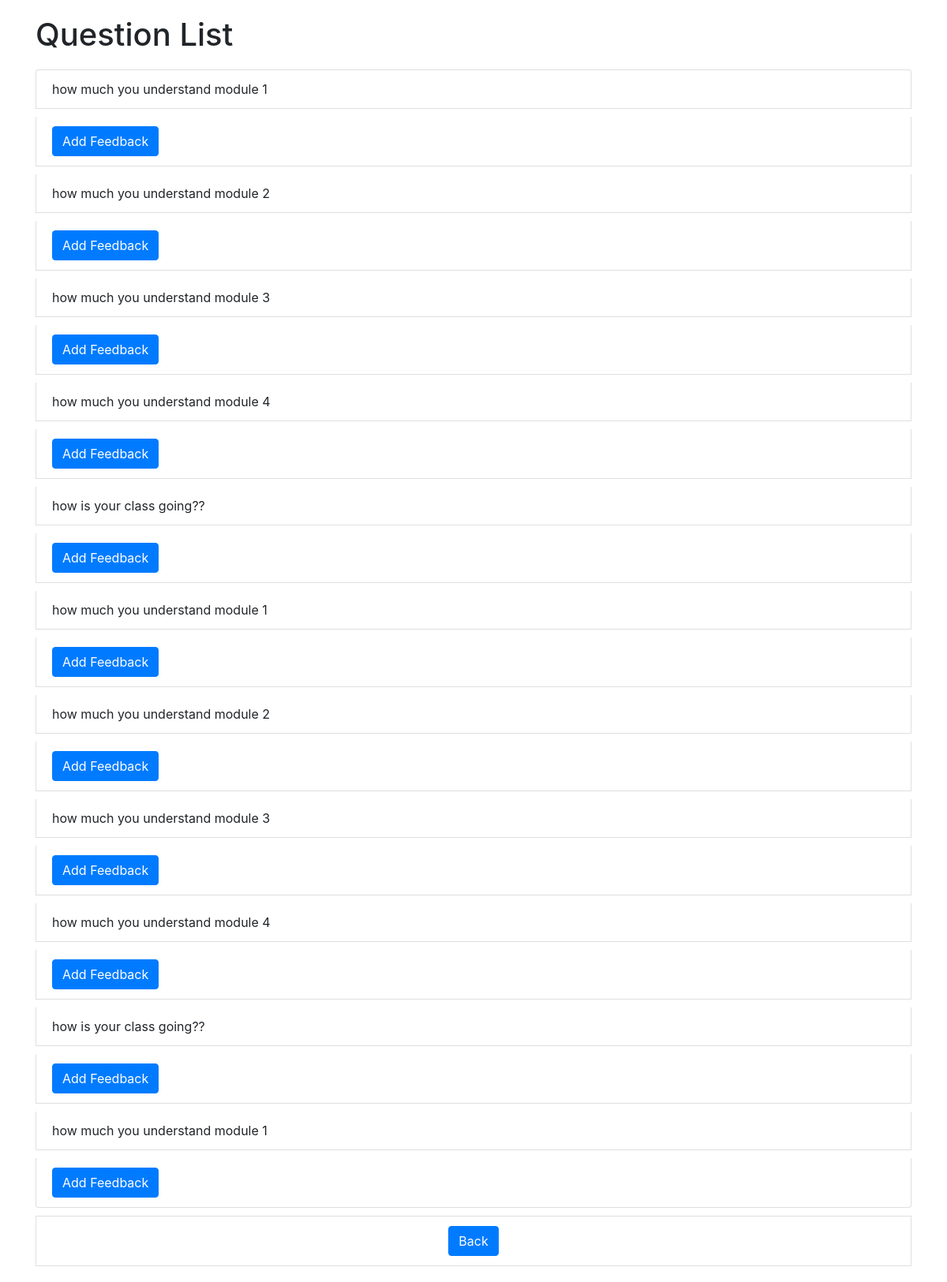
The app's page /sfeedback/ with its own data.
### feedback/models.py (models this page shows)
class Questions(models.Model):
    student_dtls = models.ForeignKey(student,on_delete=models.CASCADE,null = True)
    question = models.CharField(max_length= 50)
    OPTION_CHOICES=(
        ('good','Good'),
        ('average', 'Average'),
        ('poor','Poor'),
    )
    options = models.CharField(max_length=15, choices=OPTION_CHOICES,null = True)

### feedback/views.py (the view)
# urls.py: path('sfeedback/',views.list_questions,name='sfeedback'),
def list_questions(request):
    question = Questions.objects.all()
    return render(request, 'QuestionList.html', {'question': question})

### feedback/templates/QuestionList.html (shortened to what this page needs)
<!DOCTYPE html>
<html lang="en">
<head>
    <link rel="stylesheet" href="https://maxcdn.bootstrapcdn.com/bootstrap/4.5.2/css/bootstrap.min.css">
</head>
<body>
    <div class="container">
        <h1>Question List</h1>
        <ul class="list-group question-list">
            {% for questions in question %}
                <li class="list-group-item">{{ questions.question }}</li>
                <li class="list-group-item"><a href="/questionUpdate/{{ questions.id }}" class="btn btn-primary">Add Feedback</a></li>
            {% endfor %}
        </ul>
        <center>
        <li class="list-group-item"><a href="/steacher/" class="btn btn-primary">Back</a></li>
    </center>
    </div>
</body>
</html>

### feedback/templates/QuestionList.html (style rules this page uses)
body { padding: 20px; }
h1 { margin-bottom: 20px; }
.question-list li { margin-bottom: 10px; }

### records on screen
Questions: question "how much you understand module 1"
Questions: question "how much you understand module 2"
Questions: question "how much you understand module 3"
Questions: question "how much you understand module 4"
Questions: question "how is your class going??"
Questions: question "how much you understand module 1"
Questions: question "how much you understand module 2"
Questions: question "how much you understand module 3"
Questions: question "how much you understand module 4"
Questions: question "how is your class going??"
Questions: question "how much you understand module 1"
